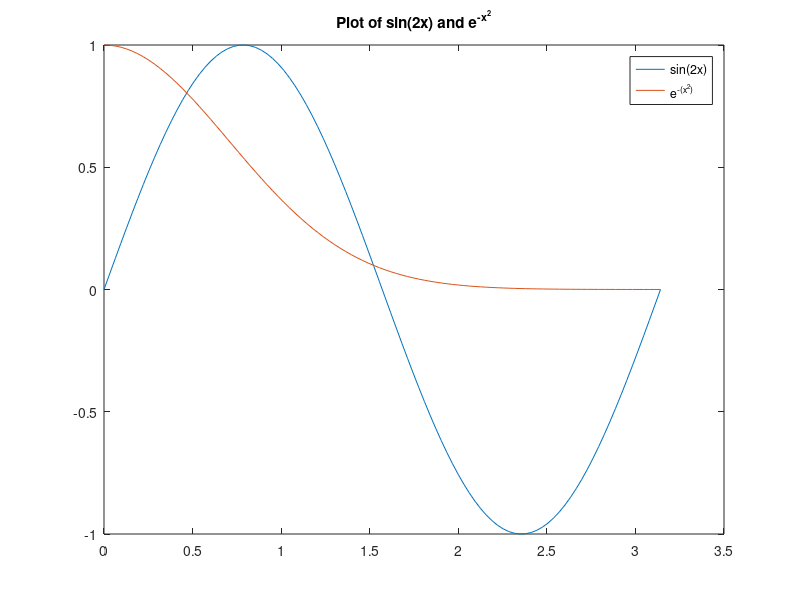
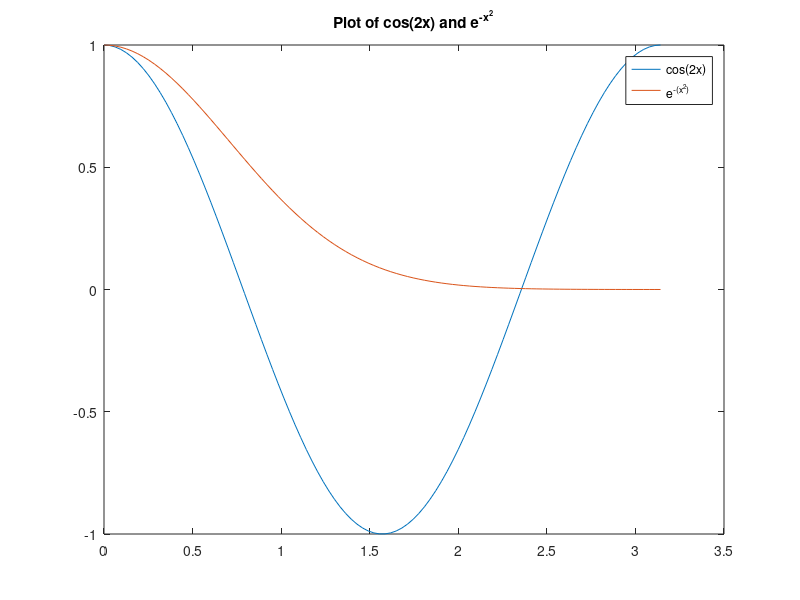

MATLAB code for these plots, in order:
clc, clearvars

x1 = linspace(0,pi,100);
y1 = sin(2 * x1);
x2 = linspace(0,pi,100);
y2 = exp(-(x2.^2));

plot(x1,y1,x2,y2);
legend("sin(2x)", "e^{-(x^2)}");
title("Plot of sin(2x) and e^{-x^2}");

figure;

x1 = linspace(0,pi,100);
y1 = cos(2 * x1);
x2 = linspace(0,pi,100);
y2 = exp(-(x2.^2));

plot(x1,y1,x2,y2);
legend("cos(2x)", "e^{-(x^2)}");
title("Plot of cos(2x) and e^{-x^2}");
